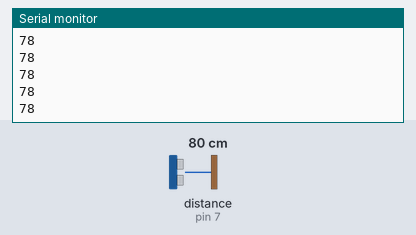
Recording of a sketch running on a simulated Arduino Uno, built with avr-gcc and run on an emulated ATmega328P. On the bench: the last lines printed to the serial monitor. Wiring (inferred from the names in the program): ultrasonic range finder: trigger pin 6; echo pin 7. Inputs (shaded band) come from the test bench; at power-on: distance to the obstacle (sensor on pin 7) 80 cm. The echo pulse lasts 58.3 µs per cm.

Above: at 1.2 s.
1.3 s: distance to the obstacle (sensor on pin 7) set to 2 cm
At 2.1 s:
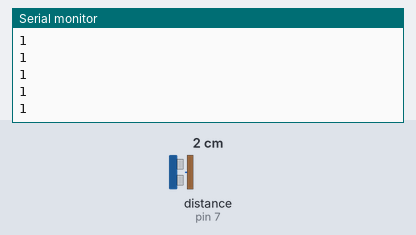
2.8 s: distance to the obstacle (sensor on pin 7) set to 4 cm
At 3.9 s:
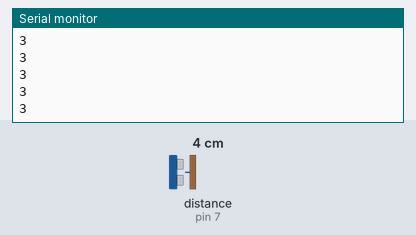
Timing chart, 0 to 5.8 s (numbered marks = the images above; inputs shaded):
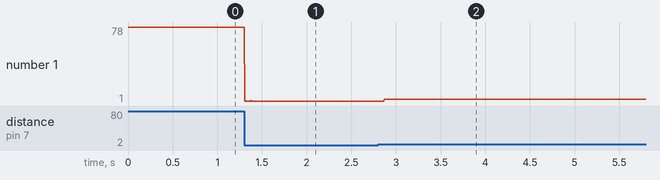

Measured:
- after the input at 1.3 s, the serial monitor: prints a new line at once (image 1)
- after the input at 2.8 s, the serial monitor: prints a new line after 0.07 s (image 2)
- plotted number 1: 78 → 1 after the input at 1.3 s, 1 → 3 after the input at 2.8 s

The sketch:

Ultrasound.ino
```cpp
//define pin numbers
const int trigPin = 6;
const int echoPin = 7;

//define variables
long duration;
int distance;

void setup() {
  Serial.begin(9600);
  pinMode(trigPin, OUTPUT);
  pinMode(echoPin, INPUT);
}

void loop() {
  // Clears the trigPin
digitalWrite(trigPin, LOW);
delayMicroseconds(2);
// Sets the trigPin on HIGH state for 10 micro seconds
digitalWrite(trigPin, HIGH);
delayMicroseconds(10);
digitalWrite(trigPin, LOW);
// Reads the echoPin, returns the sound wave travel time in microseconds
duration = pulseIn(echoPin, HIGH);
// Calculating the distance
distance= duration*0.034/2;

Serial.println(distance);
}
```

Servo.ino
```cpp
#include<avr/io.h>
#include<Servo.h>

Servo myservo;
int pos = 0;
int main(void)
{
  myservo.attach(8);
  while(true)
  {
    for(pos = 0; pos <= 180; pos += 1)
    {
      myservo.write(pos);
      delayMicroseconds(15);
    }
    for(pos = 180; pos >= 0; pos -1)
    {
      myservo.write(pos);
      delayMicroseconds(15);
    }
  }
}
```
